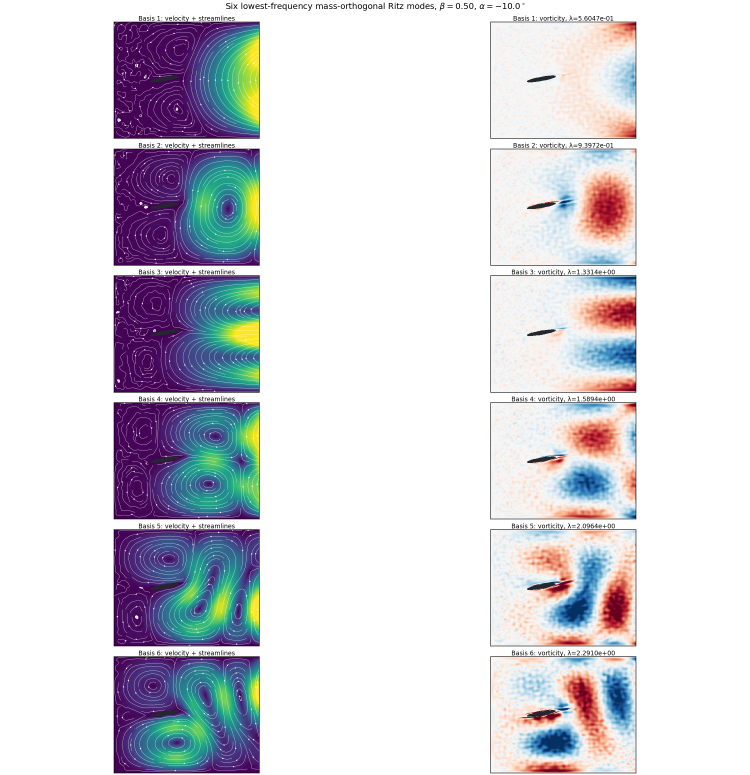
#> input picture BasisNet/cases/2D_airfoil/assets/k1024_preliminary/alpha_bottom_m10_beta050_pinn_lowest6.png, 2250 x 2325 px (shown at 1/3 size)
$ python -i plot_published_result.py   (imports and definitions only)
#> lines starting #> are read from the running program, lines starting #| are printed output that depends on the picture
from __future__ import annotations

import argparse
import json
from pathlib import Path

import matplotlib.pyplot as plt
from matplotlib import font_manager
from PIL import Image, ImageDraw, ImageFont


BLUE = "#3B75AF"
RED = "#C44E52"


# [54 lines left out: functions load_report, plot_summary, not called in this run]


def crop_best_reconstruction(source: Path, output_dir: Path) -> None:
#> called with output_dir = 'out.png'
    with Image.open(source) as image:
#> image is the input picture: PIL image 2250x2325 RGBA; mean R, G, B, A 215.7, 214.9, 221.3, 255
        rgb = image.convert("RGB")
        crop = rgb.crop((0, 0, int(rgb.width * 0.42), rgb.height))
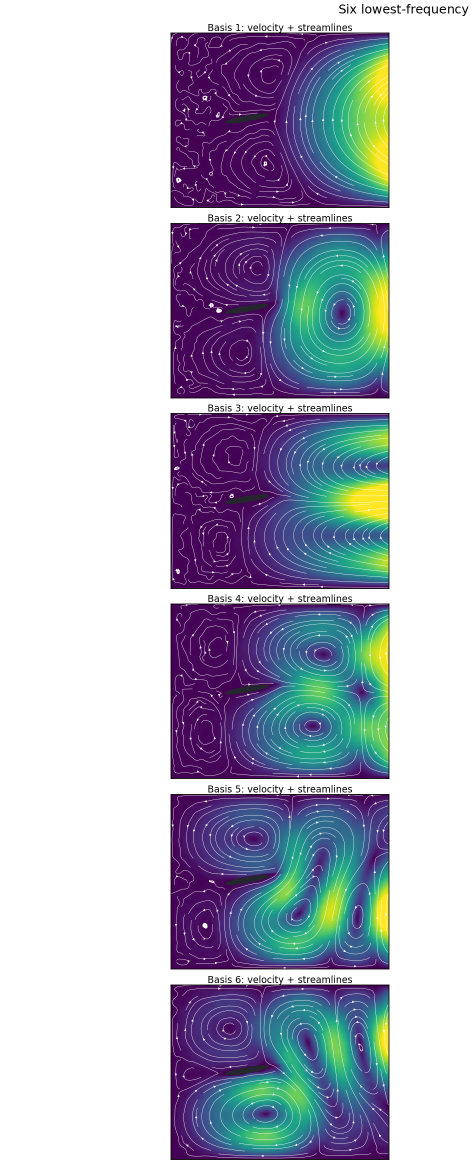
#> crop: PIL image 945x2325 RGB (shown at 1/2 size); mean R, G, B 178.8, 181.2, 196.2
        draw = ImageDraw.Draw(crop)
        draw.rectangle((0, 0, crop.width, 250), fill="white")
        font = ImageFont.truetype(font_manager.findfont("DejaVu Sans"), 68)
        label = "K96 BasisNet, alpha=0.40, phase=0.50"
        box = draw.textbbox((0, 0), label, font=font)
#> box = (0, 12, 1347, 78)
        draw.text(
            ((crop.width - box[2]) / 2, 80),
            label,
            fill="black",
            font=font,
        )
        target_width = 1500
        target_height = round(crop.height * target_width / crop.width)
#> target_height = 3690
        crop = crop.resize((target_width, target_height), Image.Resampling.LANCZOS)
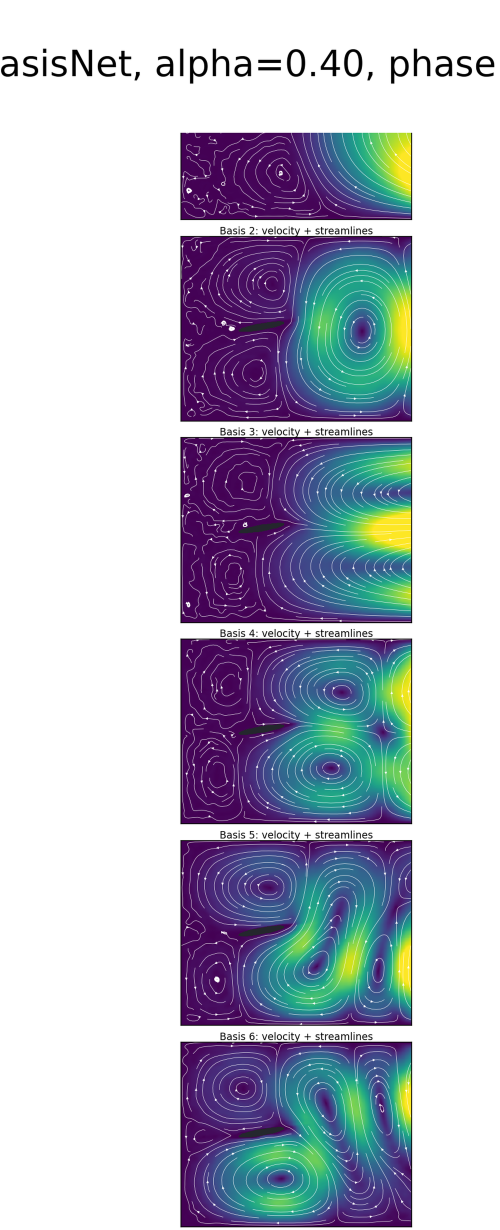
#> crop: PIL image 1500x3690 RGB (shown at 1/3 size); mean R, G, B 183.9, 186.9, 200.5
#> (the run stopped early here; a loop or call above may not have finished)

$ run again, on BasisNet/cases/2D_airfoil/assets/k1024_preliminary/alpha_middle_0_beta085_pinn_vs_laplacian_velocity.png
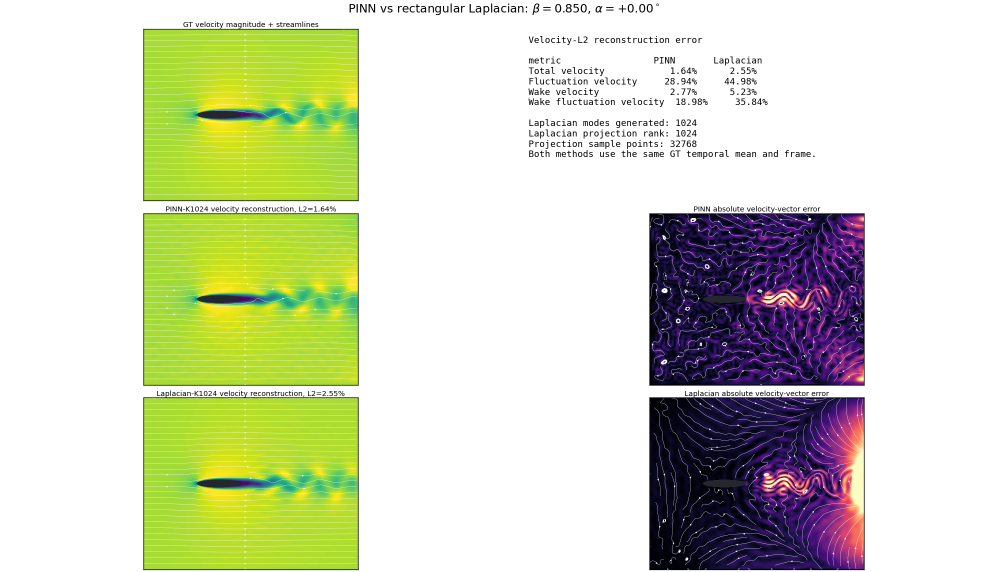
#> input picture BasisNet/cases/2D_airfoil/assets/k1024_preliminary/alpha_middle_0_beta085_pinn_vs_laplacian_velocity.png, 2015 x 1144 px (shown at 1/2 size)
#> in crop_best_reconstruction, image is the input picture: PIL image 2015x1144 RGBA; mean R, G, B, A 211.7, 216.4, 191.6, 255
#> in crop_best_reconstruction, `crop = rgb.crop((0, 0, int(rgb.width * 0.42), rgb.height))`:
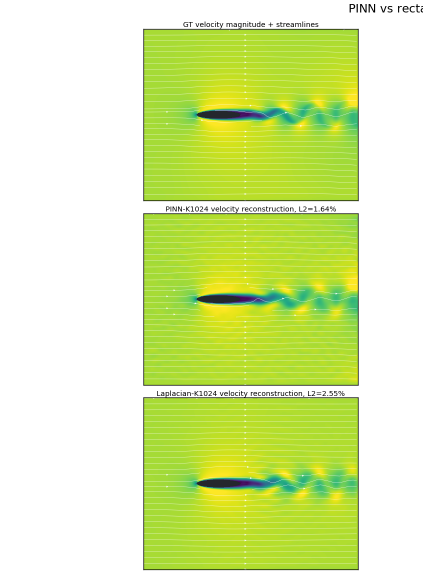
#> crop: PIL image 846x1144 RGB (shown at 1/2 size); mean R, G, B 217.2, 236, 162.8
#> box = (0, 12, 1347, 78)
#> in crop_best_reconstruction, `crop = crop.resize((target_width, target_height), Image.Resampling.LAN..`:
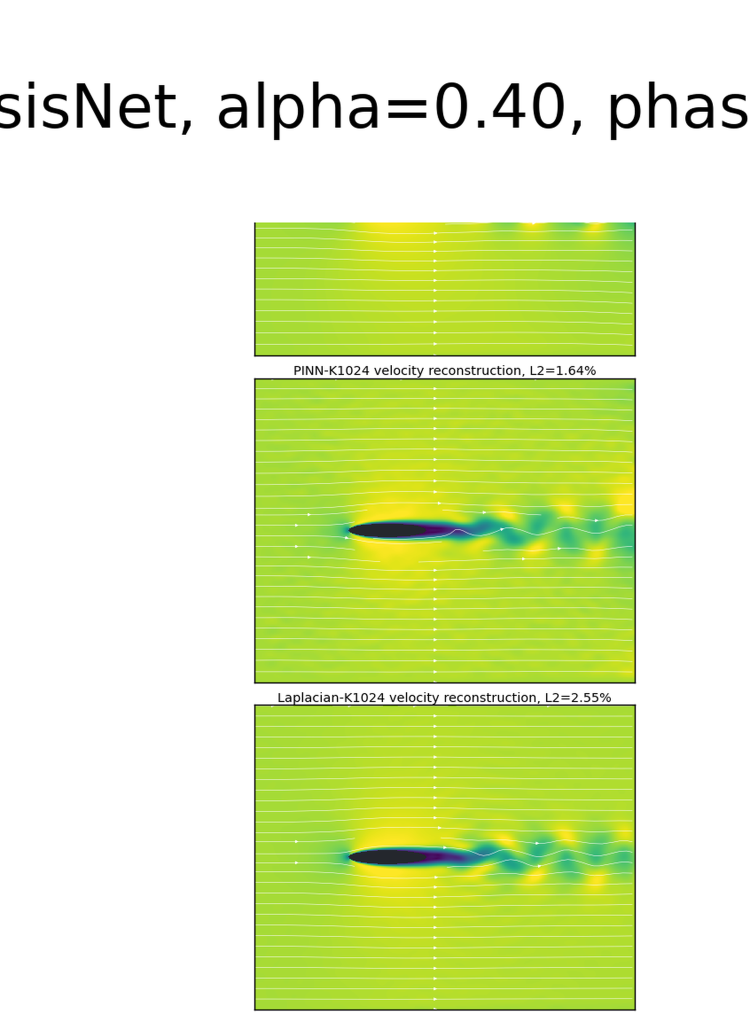
#> crop: PIL image 1500x2028 RGB (shown at 1/2 size); mean R, G, B 221.7, 237, 177
